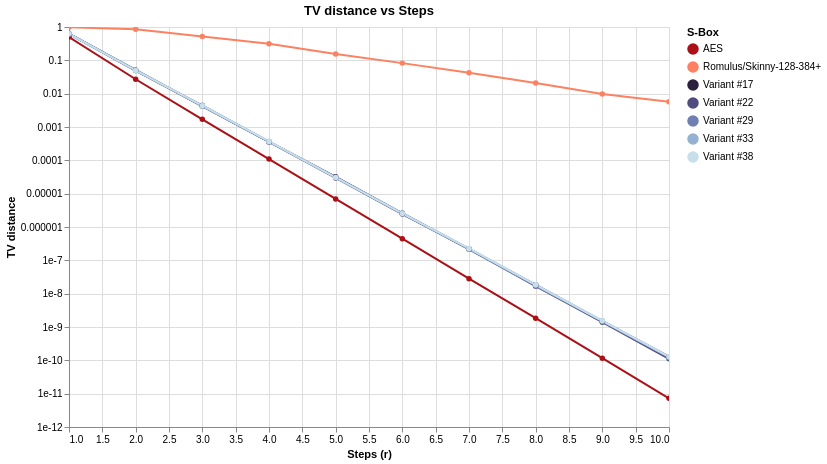

Notebook source saved alongside this figure:
### Code cell
chart_tv = compare_tv_distance_altair(
    specs,
    r_values=list(range(1,11)),
    log_scale=True,
    detail=True
)
chart_tv

### Figure 1 — Vega-Lite specification as saved in the notebook (floating-point values rounded to 4 significant figures)
{"config": {"view": {"continuousWidth": 300, "continuousHeight": 300}}, "data": {"name": "data-f6637ac967d805352bf1a4d64cfc2902"}, "mark": {"type": "line", "point": true}, "encoding": {"color": {"field": "S-Box", "legend": {"title": "S-Box"}, "scale": {"domain": ["AES", "Romulus/Skinny-128-384+", "Variant #17", "Variant #22", "Variant #29", "Variant #33", "Variant #38"], "range": ["#aa1016", "#fc8161", "#2b1f3e", "#504c7f", "#707fb1", "#95b1d2", "#c7dfeb"]}, "type": "nominal"}, "tooltip": [{"field": "r", "type": "quantitative"}, {"field": "S-Box", "type": "nominal"}, {"field": "TV distance", "type": "quantitative"}], "x": {"field": "r", "title": "Steps (r)", "type": "quantitative"}, "y": {"field": "TV distance", "scale": {"type": "log"}, "title": "TV distance", "type": "quantitative"}}, "height": 400, "params": [{"name": "param_10", "select": {"type": "interval", "encodings": ["x", "y"]}, "bind": "scales"}], "title": "TV distance vs Steps", "width": 600, "$schema": "https://vega.github.io/schema/vega-lite/v5.20.1.json", "datasets": {"data-f6637ac967d805352bf1a4d64cfc2902": [{"r": 1, "S-Box": "AES", "TV distance": 0.502}, {"r": 2, "S-Box": "AES", "TV distance": 0.02703}, {"r": 3, "S-Box": "AES", "TV distance": 0.001699}, {"r": 4, "S-Box": "AES", "TV distance": 0.0001094}, {"r": 5, "S-Box": "AES", "TV distance": 6.949e-06}, {"r": 6, "S-Box": "AES", "TV distance": 4.45e-07}, {"r": 7, "S-Box": "AES", "TV distance": 2.823e-08}, {"r": 8, "S-Box": "AES", "TV distance": 1.836e-09}, {"r": 9, "S-Box": "AES", "TV distance": 1.162e-10}, {"r": 10, "S-Box": "AES", "TV distance": 7.258e-12}, {"r": 1, "S-Box": "Romulus/Skinny-128-384+", "TV distance": 0.9765}, {"r": 2, "S-Box": "Romulus/Skinny-128-384+", "TV distance": 0.8549}, {"r": 3, "S-Box": "Romulus/Skinny-128-384+", "TV distance": 0.523}, {"r": 4, "S-Box": "Romulus/Skinny-128-384+", "TV distance": 0.3166}, {"r": 5, "S-Box": "Romulus/Skinny-128-384+", "TV distance": 0.155}, {"r": 6, "S-Box": "Romulus/Skinny-128-384+", "TV distance": 0.08251}, {"r": 7, "S-Box": "Romulus/Skinny-128-384+", "TV distance": 0.04266}, {"r": 8, "S-Box": "Romulus/Skinny-128-384+", "TV distance": 0.02086}, {"r": 9, "S-Box": "Romulus/Skinny-128-384+", "TV distance": 0.009701}, {"r": 10, "S-Box": "Romulus/Skinny-128-384+", "TV distance": 0.005684}, {"r": 1, "S-Box": "Variant #17", "TV distance": 0.6235}, {"r": 2, "S-Box": "Variant #17", "TV distance": 0.04952}, {"r": 3, "S-Box": "Variant #17", "TV distance": 0.004232}, {"r": 4, "S-Box": "Variant #17", "TV distance": 0.0003635}, {"r": 5, "S-Box": "Variant #17", "TV distance": 3.206e-05}, {"r": 6, "S-Box": "Variant #17", "TV distance": 2.574e-06}, {"r": 7, "S-Box": "Variant #17", "TV distance": 2.221e-07}, {"r": 8, "S-Box": "Variant #17", "TV distance": 1.849e-08}, {"r": 9, "S-Box": "Variant #17", "TV distance": 1.496e-09}, {"r": 10, "S-Box": "Variant #17", "TV distance": 1.282e-10}, {"r": 1, "S-Box": "Variant #22", "TV distance": 0.6275}, {"r": 2, "S-Box": "Variant #22", "TV distance": 0.05175}, {"r": 3, "S-Box": "Variant #22", "TV distance": 0.004235}, {"r": 4, "S-Box": "Variant #22", "TV distance": 0.0003555}, {"r": 5, "S-Box": "Variant #22", "TV distance": 2.971e-05}, {"r": 6, "S-Box": "Variant #22", "TV distance": 2.455e-06}, {"r": 7, "S-Box": "Variant #22", "TV distance": 2.217e-07}, {"r": 8, "S-Box": "Variant #22", "TV distance": 1.682e-08}, {"r": 9, "S-Box": "Variant #22", "TV distance": 1.397e-09}, {"r": 10, "S-Box": "Variant #22", "TV distance": 1.114e-10}, {"r": 1, "S-Box": "Variant #29", "TV distance": 0.6275}, {"r": 2, "S-Box": "Variant #29", "TV distance": 0.04916}, {"r": 3, "S-Box": "Variant #29", "TV distance": 0.004477}, {"r": 4, "S-Box": "Variant #29", "TV distance": 0.0003665}, {"r": 5, "S-Box": "Variant #29", "TV distance": 3.061e-05}, {"r": 6, "S-Box": "Variant #29", "TV distance": 2.547e-06}, {"r": 7, "S-Box": "Variant #29", "TV distance": 2.133e-07}, {"r": 8, "S-Box": "Variant #29", "TV distance": 1.717e-08}, {"r": 9, "S-Box": "Variant #29", "TV distance": 1.467e-09}, {"r": 10, "S-Box": "Variant #29", "TV distance": 1.202e-10}, {"r": 1, "S-Box": "Variant #33", "TV distance": 0.6235}, {"r": 2, "S-Box": "Variant #33", "TV distance": 0.05067}, {"r": 3, "S-Box": "Variant #33", "TV distance": 0.004213}, {"r": 4, "S-Box": "Variant #33", "TV distance": 0.0003633}, {"r": 5, "S-Box": "Variant #33", "TV distance": 3.045e-05}, {"r": 6, "S-Box": "Variant #33", "TV distance": 2.624e-06}, {"r": 7, "S-Box": "Variant #33", "TV distance": 2.24e-07}, {"r": 8, "S-Box": "Variant #33", "TV distance": 1.849e-08}, {"r": 9, "S-Box": "Variant #33", "TV distance": 1.533e-09}, {"r": 10, "S-Box": "Variant #33", "TV distance": 1.263e-10}, {"r": 1, "S-Box": "Variant #38", "TV distance": 0.6235}, {"r": 2, "S-Box": "Variant #38", "TV distance": 0.04955}, {"r": 3, "S-Box": "Variant #38", "TV distance": 0.004365}, {"r": 4, "S-Box": "Variant #38", "TV distance": 0.00037}, {"r": 5, "S-Box": "Variant #38", "TV distance": 3.079e-05}, {"r": 6, "S-Box": "Variant #38", "TV distance": 2.52e-06}, {"r": 7, "S-Box": "Variant #38", "TV distance": 2.276e-07}, {"r": 8, "S-Box": "Variant #38", "TV distance": 1.845e-08}, {"r": 9, "S-Box": "Variant #38", "TV distance": 1.528e-09}, {"r": 10, "S-Box": "Variant #38", "TV distance": 1.297e-10}]}}
